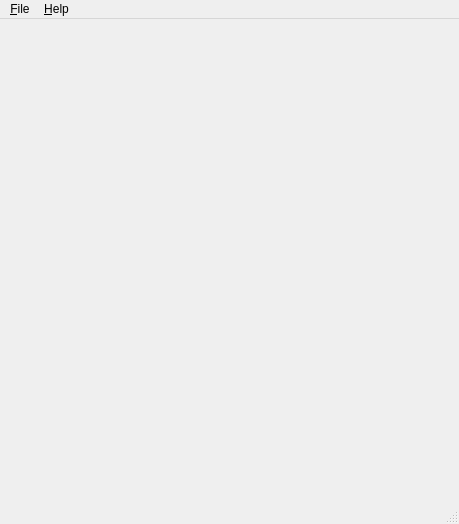
<?xml version="1.0" encoding="UTF-8"?>
<ui version="4.0">
 <class>MainWindow</class>
 <widget class="QMainWindow" name="MainWindow">
  <property name="geometry">
   <rect>
    <x>0</x>
    <y>0</y>
    <width>459</width>
    <height>524</height>
   </rect>
  </property>
  <property name="windowTitle">
   <string>Felix Build Monitor</string>
  </property>
  <widget class="QWidget" name="centralwidget">
   <layout class="QVBoxLayout" name="verticalLayout">
    <item>
     <layout class="QVBoxLayout" name="current_view"/>
    </item>
   </layout>
  </widget>
  <widget class="QMenuBar" name="menubar">
   <property name="geometry">
    <rect>
     <x>0</x>
     <y>0</y>
     <width>459</width>
     <height>23</height>
    </rect>
   </property>
   <widget class="QMenu" name="menu_File">
    <property name="title">
     <string>&amp;File</string>
    </property>
    <addaction name="minimize_action"/>
    <addaction name="separator"/>
    <addaction name="exit_action"/>
   </widget>
   <widget class="QMenu" name="menu_Help">
    <property name="title">
     <string>&amp;Help</string>
    </property>
    <addaction name="about_felix_action"/>
    <addaction name="about_qt_action"/>
   </widget>
   <addaction name="menu_File"/>
   <addaction name="menu_Help"/>
  </widget>
  <widget class="QStatusBar" name="statusbar"/>
  <action name="about_felix_action">
   <property name="text">
    <string>&amp;About Felix Build Monitor</string>
   </property>
  </action>
  <action name="about_qt_action">
   <property name="text">
    <string>About &amp;Qt</string>
   </property>
  </action>
  <action name="minimize_action">
   <property name="text">
    <string>&amp;Minimize</string>
   </property>
  </action>
  <action name="exit_action">
   <property name="text">
    <string>E&amp;xit</string>
   </property>
  </action>
 </widget>
 <resources/>
 <connections/>
</ui>
